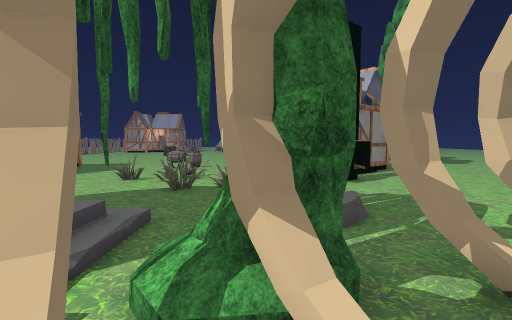
[1] (above)

20 first-person views from a walk through a scene from a Unity 3-D project. The camera is 1.5 m above the floor, tilts 4° down and sees 85° across. The floor is counted in squares, 1 m on a side. Each view is taken from the middle of a square. On the plan, view 1 faces up. The plan holds only what a view shows up to about 14 squares ahead; the rest is blank. The place goes on beyond the plan. Some animated figures are not drawn. Some surface patterns are stand-ins.

[2]
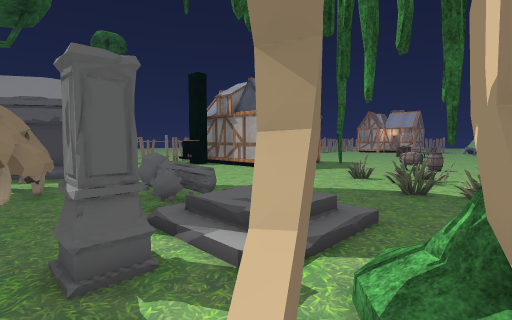

[3]
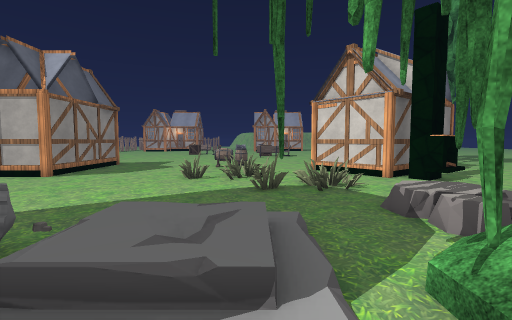

[4]
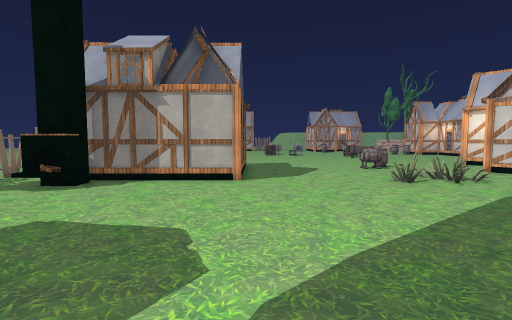

[5]
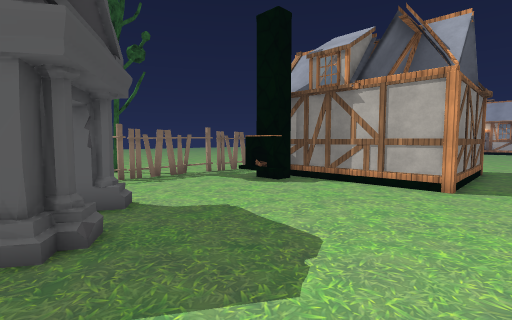

[6]
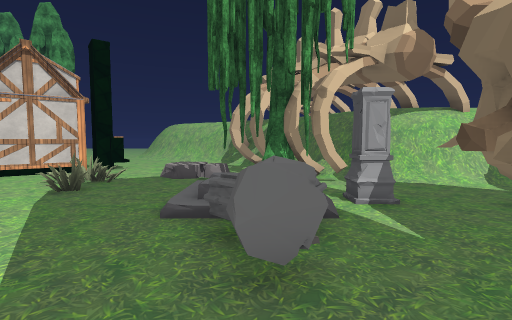

[7]
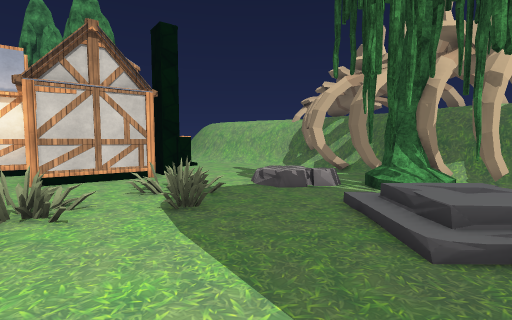

[8]
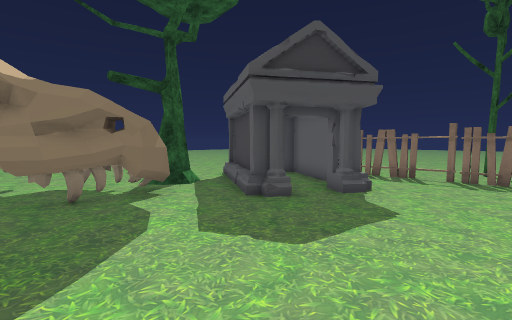

[9]
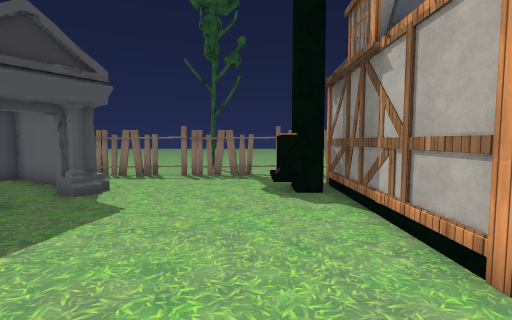

[10]
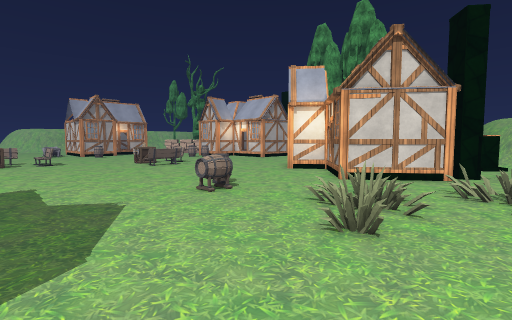

[11]
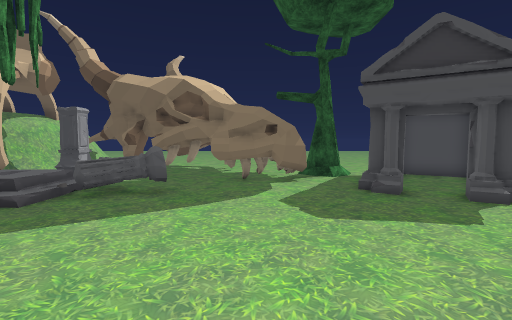

[12]
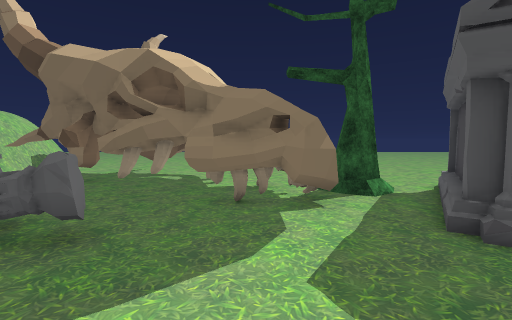

[13]
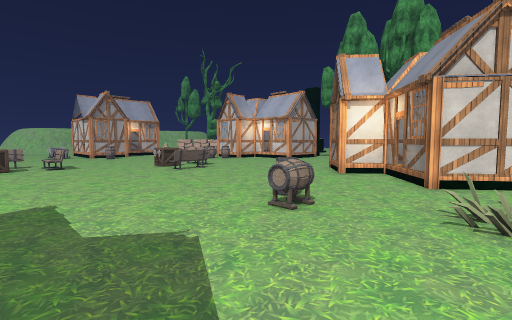

[14]
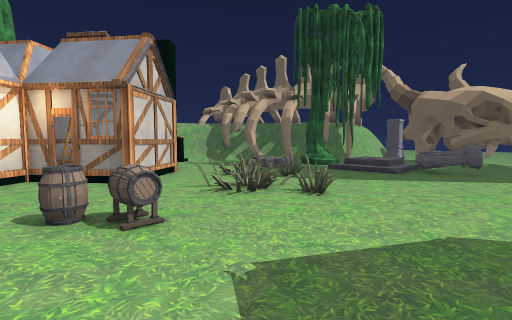

[15]
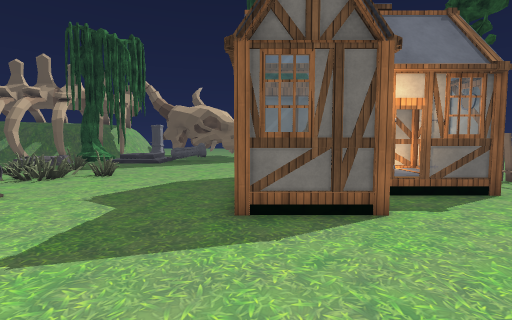

[16]
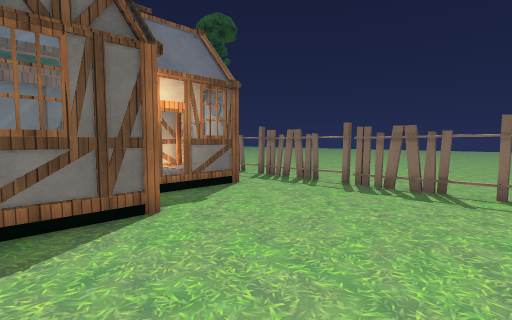

[17]
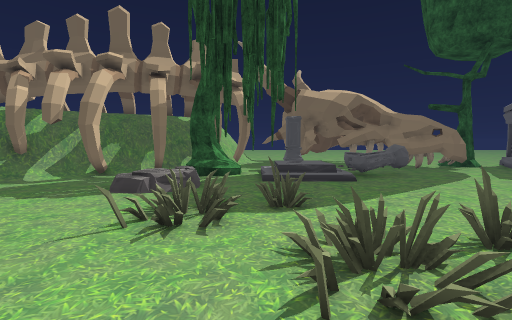

[18]
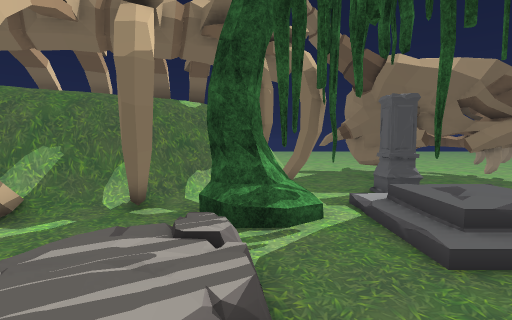

[19]
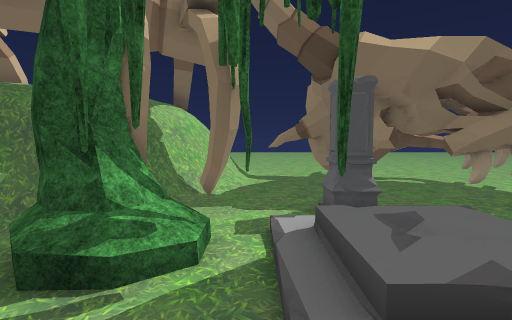

[20]
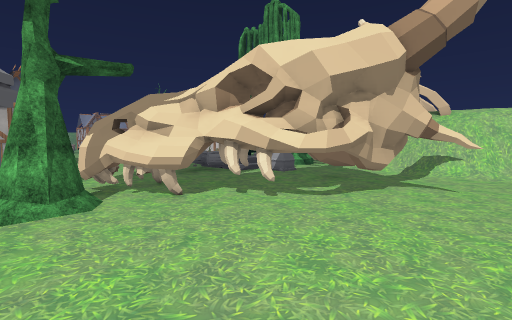

### Floor plan
Key: @ floor where view 1 was taken; # wall or solid block; x gap in a wall; . main floor; : floor 0.25 m higher than the main floor; + floor 0.5 m higher than the main floor; / step, stairs or slope; = window, fence, low wall or low ledge; T thing the floor can be seen under or through; O other object.
Columns run from 21 left of view 1 to 5 right of it. Each row starts with its distance up from view 1.
 24 #......  . .........
 23 #.......   ..........
 22 #....................
 21 #....................
 20 #.................... ..O
 19 #......................O
 18 #.....OOOO.......O......O
 17 #......O O......OO.....OO
 16 #.OOOO O O............O   O
 15 #. O     O...........O    O
 14 #  O   O O............O  OO
 13 #.OOOOOOOO........O....OOO.
 12 #..##..........O.......O#OO
 11 #..OO................O...O.
 10 #.................O........
  9 #..........................
  8 #.....................::...
  7 #....................+  ...
  6 #...............///... +...
  5 #..OO.........O///O.......#
  4 #..O..O......OOO/+/..O##..#
  3 # OO..O......OOO/:/.OO####=
  2   O..OO.............####=##
  1  OO..O..#TTTT....O..#./=###
  0   OOO.O#OTT TTTTT....@###
 -1     O./OOTTT  .TT.../=##
 -2    .......TT ..TTTT.x##
 -3    ........TT....T..=#
 -4   .........TTTT.....##
 -5   ... ......TTTT....##
 -6   ..   ........#....=#
 -7        ........#..../##
 -8       .  .........

Where each view was taken, in squares from view 1:
view 1: 0 up, 0 right, facing up
view 2: 0 up, 0 right, facing up-left
view 3: 1 up, 3 left, facing up
view 4: 2 up, 11 left, facing up
view 5: 3 up, 10 left, facing up-left
view 6: 4 up, 11 left, facing right
view 7: 8 up, 9 left, facing right
view 8: 9 up, 9 left, facing down-left
view 9: 10 up, 9 left, facing left
view 10: 10 up, 10 left, facing up-right
view 11: 12 up, 11 left, facing down
view 12: 8 up, 11 left, facing down
view 13: 13 up, 10 left, facing up-right
view 14: 19 up, 10 left, facing down-right
view 15: 24 up, 12 left, facing down
view 16: 24 up, 12 left, facing down-left
view 17: 16 up, 2 left, facing down
view 18: 9 up, 0 right, facing down
view 19: 7 up, 2 left, facing down
view 20: 8 down, 15 left, facing up-right
